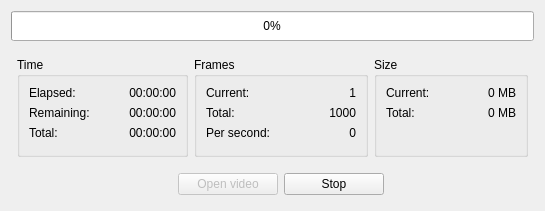
<?xml version="1.0" encoding="UTF-8"?>
<ui version="4.0">
 <class>EncodeWindow</class>
 <widget class="QDialog" name="EncodeWindow">
  <property name="geometry">
   <rect>
    <x>0</x>
    <y>0</y>
    <width>511</width>
    <height>211</height>
   </rect>
  </property>
  <property name="minimumSize">
   <size>
    <width>0</width>
    <height>211</height>
   </size>
  </property>
  <property name="maximumSize">
   <size>
    <width>99999</width>
    <height>211</height>
   </size>
  </property>
  <property name="windowTitle">
   <string>OrientView - Encoding</string>
  </property>
  <property name="windowIcon">
   <iconset resource="OrientView.qrc">
    <normaloff>:/icons/misc/icons/orientview.ico</normaloff>:/icons/misc/icons/orientview.ico</iconset>
  </property>
  <layout class="QGridLayout" name="gridLayout_4">
   <item row="3" column="1">
    <widget class="QGroupBox" name="groupBox">
     <property name="title">
      <string>Time</string>
     </property>
     <layout class="QGridLayout" name="gridLayout">
      <item row="2" column="0">
       <widget class="QLabel" name="label_7">
        <property name="minimumSize">
         <size>
          <width>0</width>
          <height>0</height>
         </size>
        </property>
        <property name="maximumSize">
         <size>
          <width>16777215</width>
          <height>16777215</height>
         </size>
        </property>
        <property name="text">
         <string>Total:</string>
        </property>
       </widget>
      </item>
      <item row="2" column="1">
       <widget class="QLabel" name="labelTotalTime">
        <property name="minimumSize">
         <size>
          <width>80</width>
          <height>0</height>
         </size>
        </property>
        <property name="text">
         <string>00:00:00</string>
        </property>
        <property name="alignment">
         <set>Qt::AlignRight|Qt::AlignTrailing|Qt::AlignVCenter</set>
        </property>
       </widget>
      </item>
      <item row="1" column="1">
       <widget class="QLabel" name="labelRemainingTime">
        <property name="minimumSize">
         <size>
          <width>80</width>
          <height>0</height>
         </size>
        </property>
        <property name="text">
         <string>00:00:00</string>
        </property>
        <property name="alignment">
         <set>Qt::AlignRight|Qt::AlignTrailing|Qt::AlignVCenter</set>
        </property>
       </widget>
      </item>
      <item row="0" column="1">
       <widget class="QLabel" name="labelElapsedTime">
        <property name="minimumSize">
         <size>
          <width>80</width>
          <height>0</height>
         </size>
        </property>
        <property name="text">
         <string>00:00:00</string>
        </property>
        <property name="alignment">
         <set>Qt::AlignRight|Qt::AlignTrailing|Qt::AlignVCenter</set>
        </property>
       </widget>
      </item>
      <item row="1" column="0">
       <widget class="QLabel" name="label_2">
        <property name="minimumSize">
         <size>
          <width>0</width>
          <height>0</height>
         </size>
        </property>
        <property name="maximumSize">
         <size>
          <width>16777215</width>
          <height>16777215</height>
         </size>
        </property>
        <property name="text">
         <string>Remaining:</string>
        </property>
       </widget>
      </item>
      <item row="0" column="0">
       <widget class="QLabel" name="label">
        <property name="minimumSize">
         <size>
          <width>0</width>
          <height>0</height>
         </size>
        </property>
        <property name="maximumSize">
         <size>
          <width>16777215</width>
          <height>16777215</height>
         </size>
        </property>
        <property name="text">
         <string>Elapsed:</string>
        </property>
       </widget>
      </item>
      <item row="3" column="1">
       <spacer name="verticalSpacer_2">
        <property name="orientation">
         <enum>Qt::Vertical</enum>
        </property>
        <property name="sizeHint" stdset="0">
         <size>
          <width>20</width>
          <height>40</height>
         </size>
        </property>
       </spacer>
      </item>
     </layout>
    </widget>
   </item>
   <item row="3" column="4">
    <widget class="QGroupBox" name="groupBox_3">
     <property name="title">
      <string>Size</string>
     </property>
     <layout class="QGridLayout" name="gridLayout_3">
      <item row="0" column="0">
       <widget class="QLabel" name="label_4">
        <property name="minimumSize">
         <size>
          <width>0</width>
          <height>0</height>
         </size>
        </property>
        <property name="maximumSize">
         <size>
          <width>16777215</width>
          <height>16777215</height>
         </size>
        </property>
        <property name="text">
         <string>Current:</string>
        </property>
       </widget>
      </item>
      <item row="1" column="0">
       <widget class="QLabel" name="label_6">
        <property name="minimumSize">
         <size>
          <width>0</width>
          <height>0</height>
         </size>
        </property>
        <property name="maximumSize">
         <size>
          <width>16777215</width>
          <height>16777215</height>
         </size>
        </property>
        <property name="text">
         <string>Total:</string>
        </property>
       </widget>
      </item>
      <item row="0" column="1">
       <widget class="QLabel" name="labelCurrentSize">
        <property name="minimumSize">
         <size>
          <width>80</width>
          <height>0</height>
         </size>
        </property>
        <property name="text">
         <string>0 MB</string>
        </property>
        <property name="alignment">
         <set>Qt::AlignRight|Qt::AlignTrailing|Qt::AlignVCenter</set>
        </property>
       </widget>
      </item>
      <item row="1" column="1">
       <widget class="QLabel" name="labelTotalSize">
        <property name="minimumSize">
         <size>
          <width>80</width>
          <height>0</height>
         </size>
        </property>
        <property name="text">
         <string>0 MB</string>
        </property>
        <property name="alignment">
         <set>Qt::AlignRight|Qt::AlignTrailing|Qt::AlignVCenter</set>
        </property>
       </widget>
      </item>
      <item row="2" column="1">
       <spacer name="verticalSpacer_4">
        <property name="orientation">
         <enum>Qt::Vertical</enum>
        </property>
        <property name="sizeHint" stdset="0">
         <size>
          <width>20</width>
          <height>40</height>
         </size>
        </property>
       </spacer>
      </item>
     </layout>
    </widget>
   </item>
   <item row="3" column="2" colspan="2">
    <widget class="QGroupBox" name="groupBox_2">
     <property name="title">
      <string>Frames</string>
     </property>
     <layout class="QGridLayout" name="gridLayout_2">
      <item row="3" column="1">
       <spacer name="verticalSpacer_3">
        <property name="orientation">
         <enum>Qt::Vertical</enum>
        </property>
        <property name="sizeHint" stdset="0">
         <size>
          <width>20</width>
          <height>40</height>
         </size>
        </property>
       </spacer>
      </item>
      <item row="0" column="0">
       <widget class="QLabel" name="label_3">
        <property name="minimumSize">
         <size>
          <width>0</width>
          <height>0</height>
         </size>
        </property>
        <property name="maximumSize">
         <size>
          <width>16777215</width>
          <height>16777215</height>
         </size>
        </property>
        <property name="text">
         <string>Current:</string>
        </property>
       </widget>
      </item>
      <item row="0" column="1">
       <widget class="QLabel" name="labelCurrentFrame">
        <property name="minimumSize">
         <size>
          <width>80</width>
          <height>0</height>
         </size>
        </property>
        <property name="text">
         <string>1</string>
        </property>
        <property name="alignment">
         <set>Qt::AlignRight|Qt::AlignTrailing|Qt::AlignVCenter</set>
        </property>
       </widget>
      </item>
      <item row="2" column="0">
       <widget class="QLabel" name="label_5">
        <property name="minimumSize">
         <size>
          <width>0</width>
          <height>0</height>
         </size>
        </property>
        <property name="maximumSize">
         <size>
          <width>16777215</width>
          <height>16777215</height>
         </size>
        </property>
        <property name="text">
         <string>Per second:</string>
        </property>
       </widget>
      </item>
      <item row="2" column="1">
       <widget class="QLabel" name="labelFramesPerSecond">
        <property name="minimumSize">
         <size>
          <width>80</width>
          <height>0</height>
         </size>
        </property>
        <property name="text">
         <string>0</string>
        </property>
        <property name="alignment">
         <set>Qt::AlignRight|Qt::AlignTrailing|Qt::AlignVCenter</set>
        </property>
       </widget>
      </item>
      <item row="1" column="0">
       <widget class="QLabel" name="label_8">
        <property name="minimumSize">
         <size>
          <width>0</width>
          <height>0</height>
         </size>
        </property>
        <property name="maximumSize">
         <size>
          <width>16777215</width>
          <height>16777215</height>
         </size>
        </property>
        <property name="text">
         <string>Total:</string>
        </property>
       </widget>
      </item>
      <item row="1" column="1">
       <widget class="QLabel" name="labelTotalFrames">
        <property name="minimumSize">
         <size>
          <width>80</width>
          <height>0</height>
         </size>
        </property>
        <property name="text">
         <string>1000</string>
        </property>
        <property name="alignment">
         <set>Qt::AlignRight|Qt::AlignTrailing|Qt::AlignVCenter</set>
        </property>
       </widget>
      </item>
     </layout>
    </widget>
   </item>
   <item row="5" column="1" colspan="2" alignment="Qt::AlignRight">
    <widget class="QPushButton" name="pushButtonOpenVideo">
     <property name="enabled">
      <bool>false</bool>
     </property>
     <property name="sizePolicy">
      <sizepolicy hsizetype="Maximum" vsizetype="Fixed">
       <horstretch>0</horstretch>
       <verstretch>0</verstretch>
      </sizepolicy>
     </property>
     <property name="minimumSize">
      <size>
       <width>100</width>
       <height>0</height>
      </size>
     </property>
     <property name="maximumSize">
      <size>
       <width>16777215</width>
       <height>16777215</height>
      </size>
     </property>
     <property name="text">
      <string>Open video</string>
     </property>
    </widget>
   </item>
   <item row="5" column="3" colspan="2">
    <widget class="QPushButton" name="pushButtonStopClose">
     <property name="sizePolicy">
      <sizepolicy hsizetype="Maximum" vsizetype="Fixed">
       <horstretch>0</horstretch>
       <verstretch>0</verstretch>
      </sizepolicy>
     </property>
     <property name="minimumSize">
      <size>
       <width>100</width>
       <height>0</height>
      </size>
     </property>
     <property name="maximumSize">
      <size>
       <width>16777215</width>
       <height>16777215</height>
      </size>
     </property>
     <property name="text">
      <string>Stop</string>
     </property>
    </widget>
   </item>
   <item row="0" column="0" colspan="6">
    <widget class="QProgressBar" name="progressBarMain">
     <property name="minimumSize">
      <size>
       <width>0</width>
       <height>30</height>
      </size>
     </property>
     <property name="styleSheet">
      <string notr="true">text-align: center;</string>
     </property>
     <property name="maximum">
      <number>1000</number>
     </property>
     <property name="value">
      <number>0</number>
     </property>
    </widget>
   </item>
   <item row="3" column="0">
    <spacer name="horizontalSpacer">
     <property name="orientation">
      <enum>Qt::Horizontal</enum>
     </property>
     <property name="sizeHint" stdset="0">
      <size>
       <width>40</width>
       <height>20</height>
      </size>
     </property>
    </spacer>
   </item>
   <item row="6" column="1">
    <spacer name="verticalSpacer">
     <property name="orientation">
      <enum>Qt::Vertical</enum>
     </property>
     <property name="sizeHint" stdset="0">
      <size>
       <width>20</width>
       <height>40</height>
      </size>
     </property>
    </spacer>
   </item>
   <item row="3" column="5">
    <spacer name="horizontalSpacer_2">
     <property name="orientation">
      <enum>Qt::Horizontal</enum>
     </property>
     <property name="sizeHint" stdset="0">
      <size>
       <width>40</width>
       <height>20</height>
      </size>
     </property>
    </spacer>
   </item>
   <item row="1" column="2">
    <spacer name="verticalSpacer_6">
     <property name="orientation">
      <enum>Qt::Vertical</enum>
     </property>
     <property name="sizeType">
      <enum>QSizePolicy::MinimumExpanding</enum>
     </property>
     <property name="sizeHint" stdset="0">
      <size>
       <width>20</width>
       <height>10</height>
      </size>
     </property>
    </spacer>
   </item>
   <item row="4" column="2">
    <spacer name="verticalSpacer_5">
     <property name="orientation">
      <enum>Qt::Vertical</enum>
     </property>
     <property name="sizeType">
      <enum>QSizePolicy::MinimumExpanding</enum>
     </property>
     <property name="sizeHint" stdset="0">
      <size>
       <width>20</width>
       <height>10</height>
      </size>
     </property>
    </spacer>
   </item>
  </layout>
 </widget>
 <resources>
  <include location="OrientView.qrc"/>
 </resources>
 <connections/>
 <designerdata>
  <property name="gridDeltaX">
   <number>10</number>
  </property>
  <property name="gridDeltaY">
   <number>10</number>
  </property>
  <property name="gridSnapX">
   <bool>true</bool>
  </property>
  <property name="gridSnapY">
   <bool>true</bool>
  </property>
  <property name="gridVisible">
   <bool>true</bool>
  </property>
 </designerdata>
</ui>
